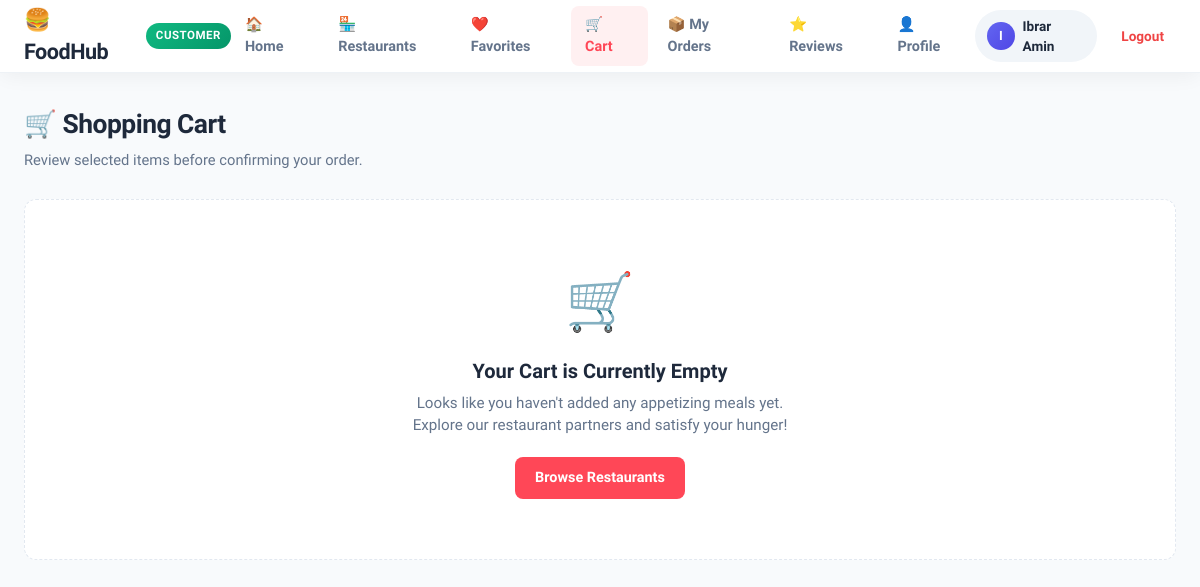
Page /customer/cart.php (signed in) on the earlier database version.
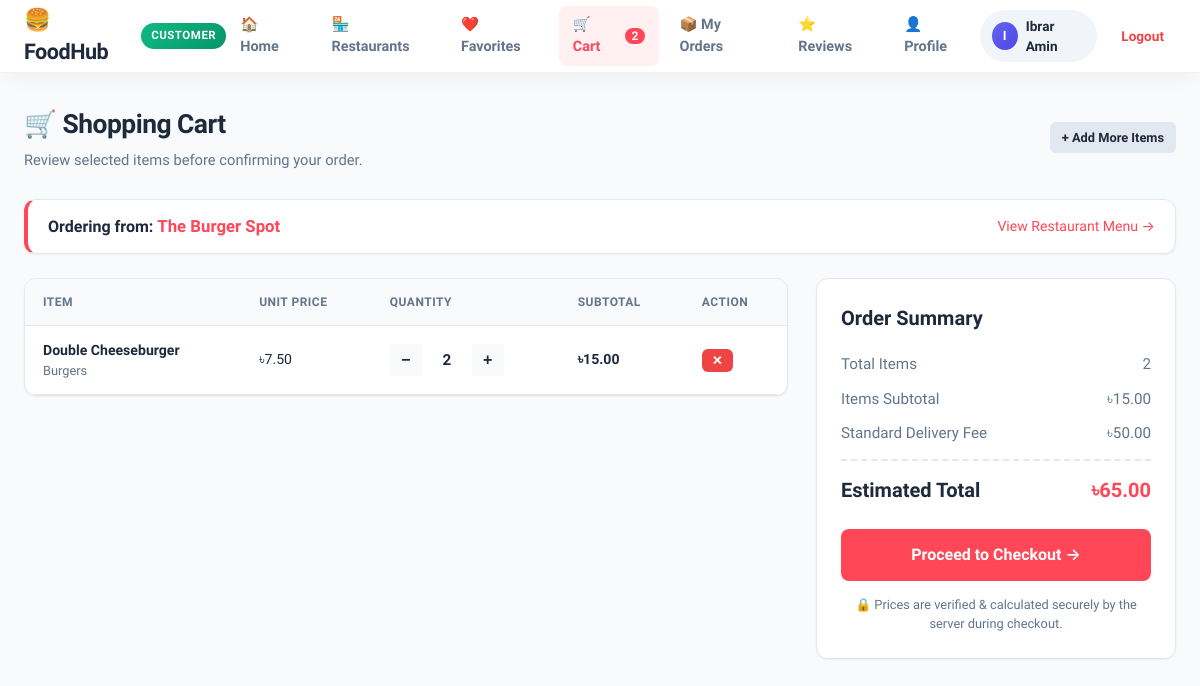
Same page on the later database version.
### tables this page shows
CREATE TABLE cart (
    cart_id INT AUTO_INCREMENT PRIMARY KEY,
    customer_id INT NOT NULL,
    item_id INT NOT NULL,
    quantity INT NOT NULL DEFAULT 1,
    created_at TIMESTAMP DEFAULT CURRENT_TIMESTAMP,
    FOREIGN KEY (customer_id) REFERENCES users(user_id) ON DELETE CASCADE,
    FOREIGN KEY (item_id) REFERENCES food_items(item_id) ON DELETE CASCADE,
    UNIQUE KEY unique_customer_cart_item (customer_id, item_id)
);

CREATE TABLE restaurants (
    restaurant_id INT AUTO_INCREMENT PRIMARY KEY,
    user_id INT NOT NULL,
    name VARCHAR(150) NOT NULL,
    description TEXT,
    address VARCHAR(255) NOT NULL,
    phone VARCHAR(20),
    status ENUM('Pending', 'Approved', 'Rejected', 'Suspended') DEFAULT 'Pending',
    created_at TIMESTAMP DEFAULT CURRENT_TIMESTAMP,
    updated_at TIMESTAMP DEFAULT CURRENT_TIMESTAMP ON UPDATE CURRENT_TIMESTAMP,
    FOREIGN KEY (user_id) REFERENCES users(user_id) ON DELETE CASCADE
);

CREATE TABLE food_items (
    item_id INT AUTO_INCREMENT PRIMARY KEY,
    restaurant_id INT NOT NULL,
    name VARCHAR(150) NOT NULL,
    description TEXT,
    price DECIMAL(10, 2) NOT NULL,
    category VARCHAR(50) DEFAULT 'Main Course',
    status ENUM('Available', 'Unavailable') DEFAULT 'Available',
    created_at TIMESTAMP DEFAULT CURRENT_TIMESTAMP,
    updated_at TIMESTAMP DEFAULT CURRENT_TIMESTAMP ON UPDATE CURRENT_TIMESTAMP,
    FOREIGN KEY (restaurant_id) REFERENCES restaurants(restaurant_id) ON DELETE CASCADE
);

### customer/cart.php (called while the page is built)
<?php
require_once __DIR__ . '/../views/customer/cart.php';

### controllers/customer/cart_controller.php (called while the page is built, shortened)
<?php
require_once __DIR__ . '/../../config/db.php';
require_once __DIR__ . '/../../models/customer_model.php';
$customer_id = intval($_SESSION['user_id']);
$cart_summary = get_cart_summary($conn, $customer_id);

### models/customer_model.php (called while the page is built, shortened)
<?php
function get_customer_cart($conn, $customer_id) {
    $safe_cust_id = intval($customer_id);
    $sql = "
        SELECT
            c.cart_id,
            c.quantity,
            c.created_at AS added_at,
            f.item_id,
            f.name AS item_name,
            f.description AS item_description,
            f.price,
            f.category,
            f.status AS item_status,
            (c.quantity * f.price) AS subtotal,
            r.restaurant_id,
            r.name AS restaurant_name
        FROM cart c
        JOIN food_items f ON c.item_id = f.item_id
        JOIN restaurants r ON f.restaurant_id = r.restaurant_id
        WHERE c.customer_id = $safe_cust_id
        ORDER BY c.cart_id ASC
    ";
    $result = mysqli_query($conn, $sql);
    $cart_items = [];
    if ($result) {
        while ($row = mysqli_fetch_assoc($result)) {
            $cart_items[] = $row;
        }
    }
    return $cart_items;
}
function get_cart_summary($conn, $customer_id) {
    $items = get_customer_cart($conn, $customer_id);
    $total_items = 0;
    $subtotal = 0.0;
    $restaurant_id = null;
    $restaurant_name = '';
    foreach ($items as $item) {
        $total_items += intval($item['quantity']);
        $subtotal += floatval($item['subtotal']);
        $restaurant_id = $item['restaurant_id'];
        $restaurant_name = $item['restaurant_name'];
    }
    $delivery_fee = ($total_items > 0) ? 50.00 : 0.00;
    $grand_total = $subtotal + $delivery_fee;
    return [
        'items'           => $items,
        'total_items'     => $total_items,
        'subtotal'        => $subtotal,
        'delivery_fee'    => $delivery_fee,
        'grand_total'     => $grand_total,
        'restaurant_id'   => $restaurant_id,
        'restaurant_name' => $restaurant_name
    ];
}

### views/customer/cart.php (the view, shortened to what the rows shown need)
<?php
require_once __DIR__ . '/../../controllers/customer/cart_controller.php';
require_once __DIR__ . '/../partials/header.php';
?>
<div class="main-wrapper">
    <div class="page-header">
        <div>
            <h1 class="page-title">🛒 Shopping Cart</h1>
        </div>
    </div>
    <?php if ($cart_summary['total_items'] > 0): ?>
    <div class="card" style="border-left: 4px solid var(--primary); margin-bottom: 24px; padding: 14px 20px;">
        <div style="display: flex; justify-content: space-between; align-items: center; flex-wrap: wrap; gap: 8px;">
            <div>
                <strong>Ordering from:</strong>
                <span style="color: var(--primary); font-weight: 700; font-size: 1.05rem;">
                    <?php echo htmlspecialchars($cart_summary['restaurant_name']); ?>
                </span>
            </div>
            <a href="view_menu.php?restaurant_id=<?php echo $cart_summary['restaurant_id']; ?>" style="font-size: 0.88rem; color: var(--primary); text-decoration: none;">
                View Restaurant Menu →
            </a>
        </div>
    </div>
    <div class="cart-layout">
        <div class="card">
            <div class="table-responsive">
                <table class="data-table">
                    <thead>
                        <tr>
                            <th>Item</th>
                            <th>Unit Price</th>
                            <th>Quantity</th>
                            <th>Subtotal</th>
                            <th>Action</th>
                        </tr>
                    </thead>
                    <tbody>
                        <?php foreach ($cart_summary['items'] as $item): ?>
                        <tr>
                            <td>
                                <strong><?php echo htmlspecialchars($item['item_name']); ?></strong>
                                <div style="font-size: 0.8rem; color: var(--text-muted);">
                                    <?php echo htmlspecialchars($item['category']); ?>
                                </div>
                            </td>
                            <td>৳<?php echo number_format((float)$item['price'], 2); ?></td>
                            <td>
                                <div style="display: flex; align-items: center; gap: 6px;">
                                    <form action="actions/update_cart_item.php" method="POST" style="display: inline;">
                                        <button type="submit" class="qty-btn" title="Decrease quantity">−</button>
                                    </form>
                                    <span class="qty-val"><?php echo $item['quantity']; ?></span>
                                    <form action="actions/update_cart_item.php" method="POST" style="display: inline;">
                                        <button type="submit" class="qty-btn" title="Increase quantity">+</button>
                                    </form>
                                </div>
                            </td>
                            <td><strong>৳<?php echo number_format((float)$item['subtotal'], 2); ?></strong></td>
                            <td>
                                <form action="actions/remove_from_cart.php" method="POST" onsubmit="return confirm('Remove this item from your cart?');">
                                    <button type="submit" class="btn btn-danger btn-sm" style="padding: 4px 10px;">✕</button>
                                </form>
                            </td>
                        </tr>
                        <?php endforeach; ?>
                    </tbody>
                </table>
            </div>
        </div>
        <div class="summary-card">
            <h2 style="font-size: 1.25rem; font-weight: 700; margin-bottom: 20px; color: var(--text-main);">
                Order Summary
            </h2>
            <div class="summary-row">
                <span>Total Items</span>
                <span><?php echo $cart_summary['total_items']; ?></span>
            </div>
            <div class="summary-row">
                <span>Items Subtotal</span>
                <span>৳<?php echo number_format((float)$cart_summary['subtotal'], 2); ?></span>
            </div>
            <div class="summary-row">
                <span>Standard Delivery Fee</span>
                <span>৳<?php echo number_format((float)$cart_summary['delivery_fee'], 2); ?></span>
            </div>
            <div class="summary-row total">
                <span>Estimated Total</span>
                <span style="color: var(--primary);">৳<?php echo number_format((float)$cart_summary['grand_total'], 2); ?></span>
            </div>
            <div style="margin-top: 24px;">
                <a href="checkout.php" class="btn btn-primary" style="width: 100%; padding: 14px; font-size: 1rem; text-align: center;">
                    Proceed to Checkout →
                </a>
            </div>
            <p style="font-size: 0.8rem; color: var(--text-muted); text-align: center; margin-top: 14px;">
                🔒 Prices are verified & calculated securely by the server during checkout.
            </p>
        </div>
    </div>
    <?php endif; ?>
</div>
<?php require_once __DIR__ . '/../partials/footer.php'; ?>

Differences in the rows shown:
added cart: restaurants.name "The Burger Spot", item.name "Double Cheeseburger", item.category "Burgers", item.price "7.50", quantity "2", subtotal "15.00", restaurants.restaurant_id "2", restaurants.restaurant_id+name "50.00", restaurants.restaurant_id+name "65.00"
Other differences:
$cart_count: (not shown) → "2"
$cart_summary['subtotal']: (not shown) → "15.00"
text no longer shown: "🛒 Your Cart is Currently Empty Looks like you haven't added any appetizing meals yet. Explore our restaurant partners and satisfy your hunger! Browse Restaurants"
text now shown: "+ Add More Items Ordering from: View Restaurant Menu → ITEM UNIT PRICE QUANTITY SUBTOTAL ACTION Order Summary Total Items Items Subtotal ৳ Standard Delivery Fee ৳ Estimated Total ৳ Proceed to Checkout → 🔒 Prices are verified & calculated securely by the server during checkout."
